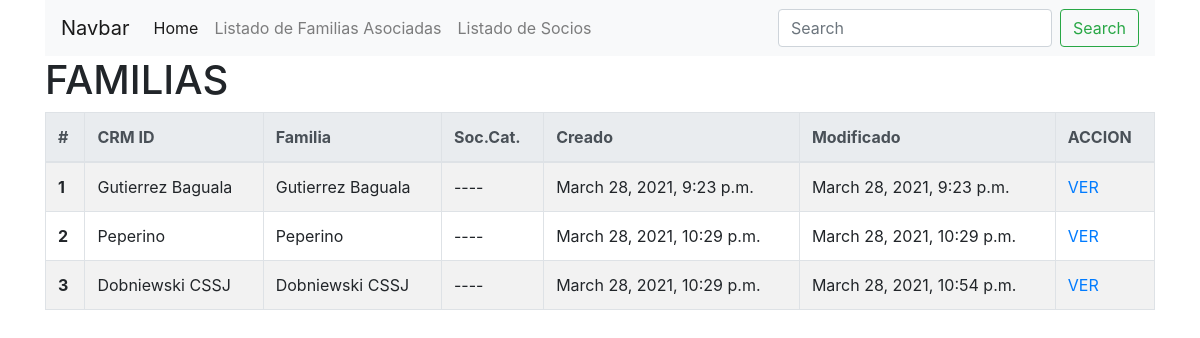
Page /socios/familias (signed in) on the earlier database version.
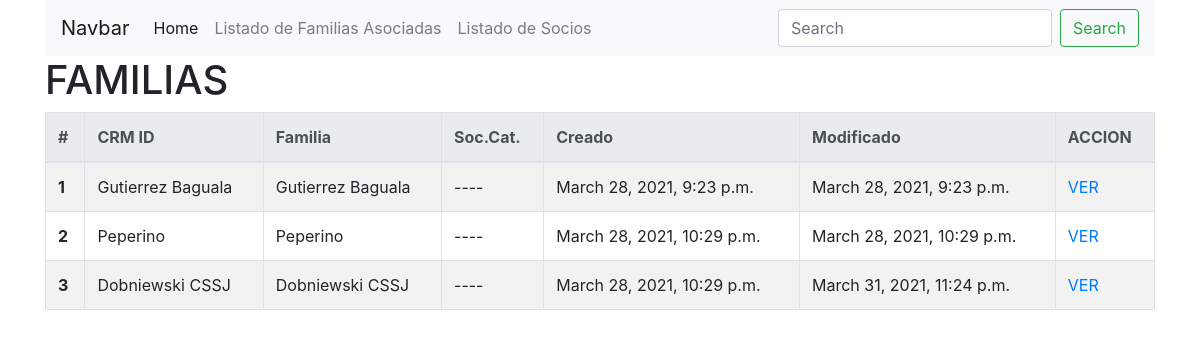
Same page on the later database version.
### socios/models.py (models this page shows)
class Familia(models.Model):
    familia_crm_id = models.CharField(max_length=50)
    crm_id = models.IntegerField(unique=True) # unique=True
    direccion_calle = models.CharField(max_length=50,blank=True)
    direccion_numero = models.CharField(max_length=50,blank=True)
    direccion_depto = models.CharField(max_length=50,blank=True)
    direccion_localidad = models.CharField(max_length=50,blank=True)
    direccion_provincia = models.CharField(max_length=50,blank=True)
    contacto = models.CharField(max_length=200,blank=True)
    creado = models.DateTimeField('creado',auto_now_add=True)
    actualizado = models.DateTimeField('actualizado',auto_now=True)
    def __str__(self):
        return  self.familia_crm_id

### socios/views.py (the view)
# urls.py: path('familias', views.familia_index, name='familia_listado'),
def familia_index(request):
    lista_familias = Familia.objects.all()
    socios = Socio.objects.all()
    familia_estadisticas_socios = {}
    categorias = {k:0 for k,categoria in Socio.CATEGORIAS_CHOISES }
    print(categorias)
    for socio in socios:
        if socio.familia.id not in familia_estadisticas_socios.keys():
            familia_estadisticas_socios[socio.familia.id] = {'categorias_counter': categorias.copy(), 'familia':socio.familia }
        familia_estadisticas_socios[socio.familia.id]['categorias_counter'][socio.categoria] += 1
    print(familia_estadisticas_socios)
    return render(request, 'socios/familia_listado.html', {'familias': lista_familias,'familias_categorias':familia_estadisticas_socios} )

### socios/templates/socios/familia_listado.html
{% extends "base_site.html" %}
{% block content %}
<h1>FAMILIAS</h1>
<table id="example" class="table table-striped table-bordered table-hover table-responsive-xl" style="width:100%">
    <thead class="thead-light">
      <tr>
        <th scope="col">#</th>
        <th scope="col">CRM ID</th>
        <th scope="col">Familia</th>
        <th scope="col">Soc.Cat.</th>
        <th scope="col">Creado</th>
        <th scope="col">Modificado</th>
        <th scope="col">ACCION</th>
      </tr>
    </thead>
    <tbody >
    {% for familia in familias  %}
      <tr>
        <th scope="row">{{ forloop.counter }}</th>
        <td>{{ familia.familia_crm_id }}</td>
        <td>{{ familia.familia_crm_id }}</td>
        <td>
 ----
        </td>
        <td>{{ familia.creado }}</td>
        <td>{{ familia.actualizado }}</td>
        <td><a href="{% url 'socios:familia_detalle' familia_id=familia.id %}">VER</a> </td>
      </tr>
      {% endfor %}
    </tbody>
    </table>
{% endblock content %}

Differences in the rows shown:
changed Familia "Dobniewski CSSJ": actualizado "March 28, 2021, 10:54 p.m." → "March 31, 2021, 11:24 p.m."
